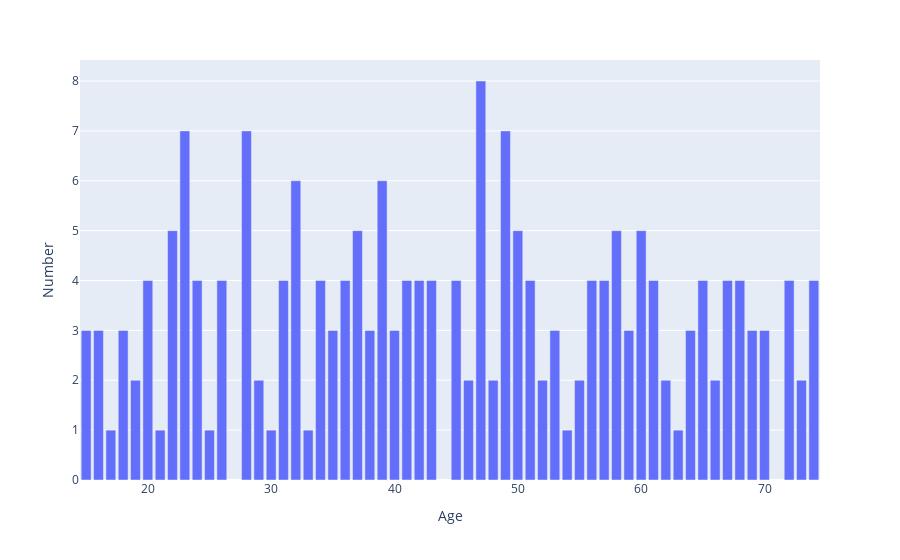

The notebook cell this image was saved under:
### Markdown cell above
#### I applied the plotly library to the dataset.

### Code cell
# I visualized the number of age in the dataset.
dataAge = data["Age"].value_counts(dropna = False)
npar_dataAge = np.array(dataAge)
x = list(npar_dataAge)
y = data.Age.value_counts().index

DataAge = {"Age": y, "Number": x}
DataAge = pd.DataFrame(DataAge)

fig = px.bar(DataAge, x = "Age", y = "Number")
fig.show()

### Figure 1 — Plotly figure (JSON) as saved in the notebook; plotly's stock layout.template omitted (floating-point values rounded to 4 significant figures)
{"data": [{"alignmentgroup": "True", "hovertemplate": "Age=%{x}<br>Number=%{y}<extra></extra>", "legendgroup": "", "marker": {"color": "#636efa", "pattern": {"shape": ""}}, "name": "", "offsetgroup": "", "orientation": "v", "showlegend": false, "textposition": "auto", "type": "bar", "x": [47, 23, 28, 49, 39, 32, 50, 37, 58, 60, 22, 34, 72, 51, 42, 26, 24, 74, 67, 68, 61, 56, 20, 36, 45, 41, 31, 43, 65, 57, 53, 40, 70, 59, 16, 38, 15, 69, 35, 18, 64, 52, 55, 62, 19, 29, 66, 73, 46, 48, 54, 17, 33, 63, 30, 21, 25], "xaxis": "x", "y": [8, 7, 7, 7, 6, 6, 5, 5, 5, 5, 5, 4, 4, 4, 4, 4, 4, 4, 4, 4, 4, 4, 4, 4, 4, 4, 4, 4, 4, 4, 3, 3, 3, 3, 3, 3, 3, 3, 3, 3, 3, 2, 2, 2, 2, 2, 2, 2, 2, 2, 1, 1, 1, 1, 1, 1, 1], "yaxis": "y"}], "layout": {"barmode": "relative", "legend": {"tracegroupgap": 0}, "margin": {"t": 60}, "xaxis": {"anchor": "y", "domain": [0, 1], "title": {"text": "Age"}}, "yaxis": {"anchor": "x", "domain": [0, 1], "title": {"text": "Number"}}}}
